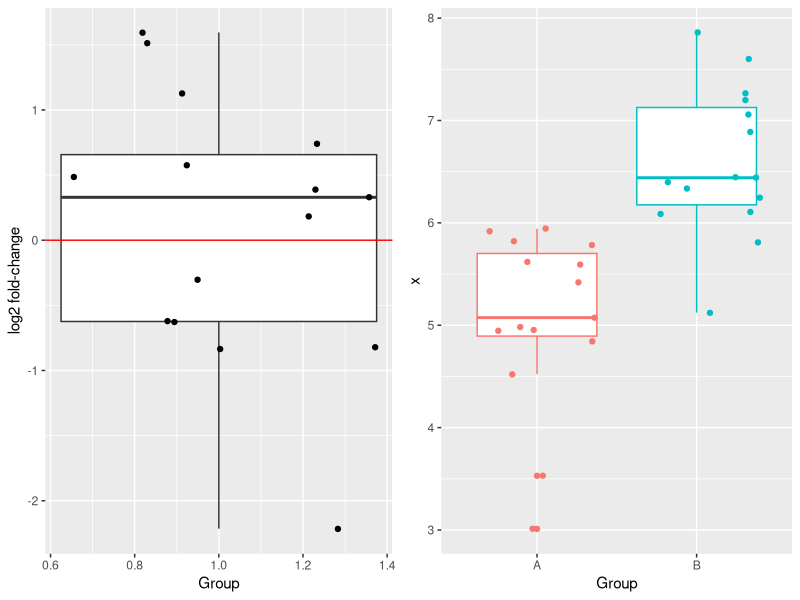
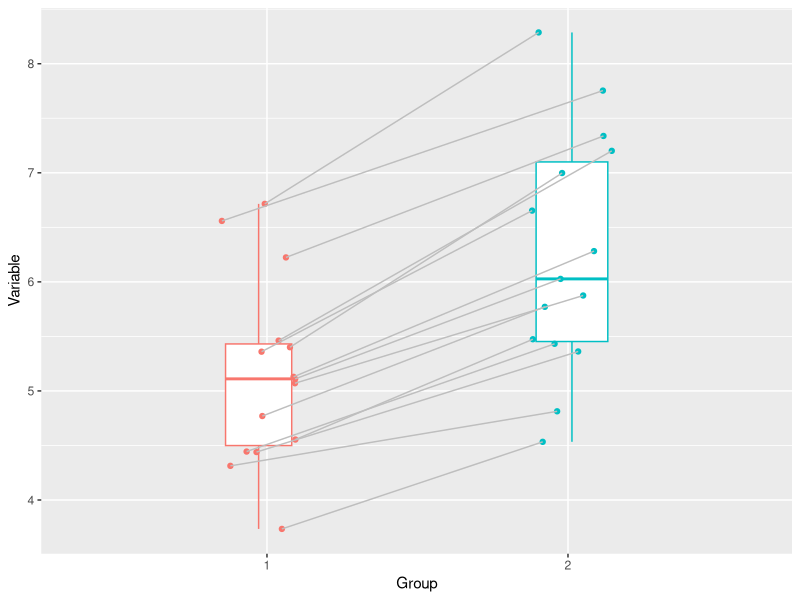
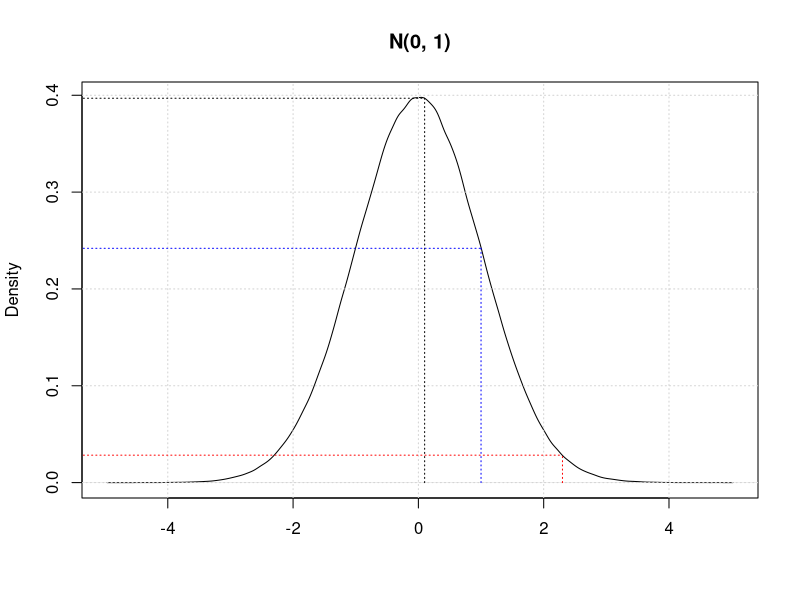

Reproduce these figures in R, in order.
## ---- chunk 1
set.seed(1)
library(ggplot2)
library(gridExtra)
d <- data.frame(x = rnorm(15), Group = 1)
p1 <- ggplot(aes(y = x, x = Group), data = d) + geom_boxplot() + geom_jitter() + ylab("log2 fold-change") + geom_hline(yintercept = 0, colour = "red")

d <- data.frame(x = c(rnorm(15, 5), rnorm(15, 6.5)), Group = rep(LETTERS[1:2], each = 15))
p2 <- ggplot(aes(y = x, x = Group, colour = Group), data = d) +
      geom_boxplot() + geom_jitter() +
      theme(legend.position="none") 
grid.arrange(p1, p2, ncol = 2)
## ---- chunk 2
set.seed(123)
d <- data.frame(y = c(sort(rnorm(15, 5)),
     		      sort(rnorm(15, 6.5))),
		x = c(jitter(rep(1, 15), amount = 0.15),
		      jitter(rep(2, 15), amount = 0.15)),
		Group = rep(1:2, each = 15))

dd <- cbind(d[1:15, 1:2], d[16:30, 1:3])
colnames(dd)[1:4] <- paste0(colnames(dd)[1:4], rep(1:2, each = 2))
dd$Group <- 1:15

p2 <- ggplot(aes(x = x, y = y, group = Group, colour = as.factor(Group)), data = d) +
             geom_boxplot() + geom_point() + theme(legend.position="none") +
	     xlab("Group") + ylab("Variable")
p2 <- p2 + scale_x_discrete("Group", limits = 1:2)
p2 + geom_segment(aes(x = x1, y = y1, xend = x2, yend = y2), data = dd, colour = "grey")
## ---- chunk 3
addseg <- function(x, ...) {
       segments(x, 0, x, dnorm(x), lty = "dotted", ...)
       segments(-1000, dnorm(x), x, dnorm(x), lty = "dotted", ...)
}
x <- rnorm(1e6)
plot(density(x), main = "N(0, 1)", xlab = "")
grid()
addseg(0.1, col = "black")
addseg(1, col = "blue")
addseg(2.3, col = "red")
## ---- chunk 4
set.seed(1)
x <- rnorm(15, mean = 7, sd = 1)
y <- rnorm(15, mean = 5, sd = 1.2)
t.test(x, y)
